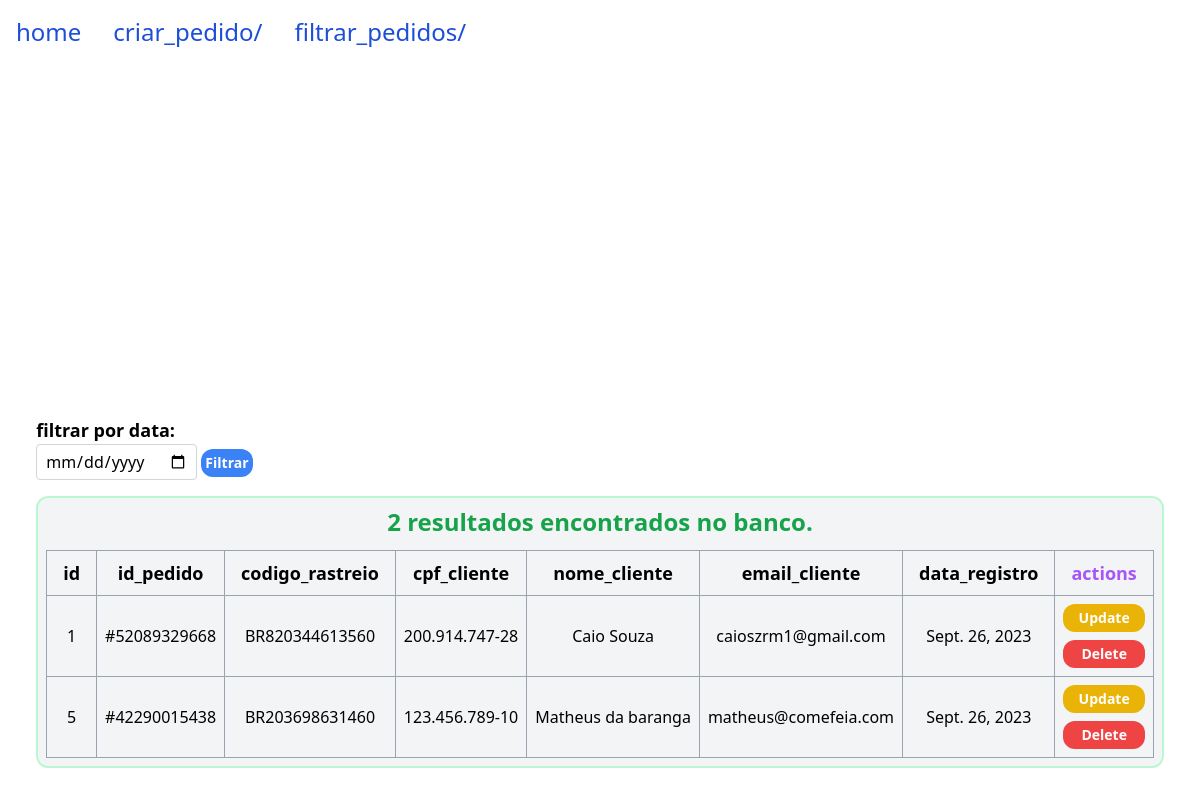
The page /tracking_system/filtrar/ on the database its author committed.
### tracking_system/models.py (models this page shows, shortened)
class Pedidos(models.Model):
    id = models.AutoField(primary_key=True)
    id_pedido = models.CharField(max_length=12)
    codigo_rastreio = models.CharField(max_length=14)
    cpf_cliente = models.CharField(max_length=14)
    nome_cliente = models.CharField(max_length=100)
    email_cliente = models.EmailField(max_length=100)
    data_registro = models.DateField(auto_now_add=True)

### tracking_system/views.py (the view)
# urls.py: path('filtrar/', views.filtrar_pedidos, name='filtrar_pedidos'),
def filtrar_pedidos(request, data_filtrada = None):
    data_filtrada = request.GET.get('data_filtrada')
    if data_filtrada:
        pedidos = Pedidos.objects.filter(data_registro = data_filtrada)
    else:
        pedidos = Pedidos.objects.all()
    contagem = pedidos.count()
    context = {
        'pedidos': pedidos,
        'contagem': contagem
    }
    return render(request, 'front_plataforma/filter_screen.html', context)

### tracking_system/templates/front_plataforma/filter_screen.html
{% extends 'front_plataforma/base.html' %}
{% block conteudo %}
<div>
    <form method="GET" action="{% url 'filtrar_pedidos' %}" class="mb-4">
        <label for="data_filtrada" class="block font-bold text-lg">filtrar por data:</label>
        <input type="date" id="data_filtrada" name="data_filtrada" class="px-2 py-1 border border-gray-300 rounded">
        <button type="submit"
            class="btn btn-primary p-1 rounded-xl bg-blue-500 hover:bg-blue-700 text-white font-semibold text-sm">Filtrar</button>
    </form>
    <div class="bg-gray-100 border-2 border-green-200 rounded-xl p-2">
        <h1 class="font-bold text-2xl text-center mb-3 text-green-600">{{ contagem }} resultados encontrados no banco.</h1>
        {% if pedidos %}
        <table class="border-3 rounded-2xl p-5 rounded-lg table-auto mx-auto text-center">
            <tr>
                <th class="px-4 py-2 text-lg border border-gray-400 rounded-lg">id</th>
                <th class="px-4 py-2 text-lg border border-gray-400 rounded-lg">id_pedido</th>
                <th class="px-4 py-2 text-lg border border-gray-400 rounded-lg">codigo_rastreio</th>
                <th class="px-4 py-2 text-lg border border-gray-400 rounded-lg">cpf_cliente</th>
                <th class="px-4 py-2 text-lg border border-gray-400 rounded-lg">nome_cliente</th>
                <th class="px-4 py-2 text-lg border border-gray-400 rounded-lg">email_cliente</th>
                <th class="px-4 py-2 text-lg border border-gray-400 rounded-lg">data_registro</th>
                <th class="px-4 py-2 text-lg border border-gray-400 rounded-lg text-purple-500">actions</th>
            </tr>
            {% for pedido in pedidos %}
            <tr>
                <td class="border border-gray-400 px-2 py-2">{{pedido.id}}</td>
                <td class="border border-gray-400 px-2 py-2">{{pedido.id_pedido}}</td>
                <td class="border border-gray-400 px-2 py-2">{{pedido.codigo_rastreio}}</td>
                <td class="border border-gray-400 px-2 py-2">{{pedido.cpf_cliente}}</td>
                <td class="border border-gray-400 px-2 py-2">{{pedido.nome_cliente}}</td>
                <td class="border border-gray-400 px-2 py-2">{{pedido.email_cliente}}</td>
                <td class="border border-gray-400 px-2 py-2">{{pedido.data_registro}}</td>
                <td class="border border-gray-400 px-2 py-2">
                    {% if pedido.pk %}
                    <div class="flex flex-col gap-2">
                        <a href="{% url 'atualizar_pedido' pk=pedido.pk %}"
                            class="btn btn-primary p-1 rounded-xl bg-yellow-500 hover:bg-yellow-700 text-white font-semibold text-sm">Update</a>
                        <a href="{% url 'deletar_pedido' pk=pedido.pk %}"
                            class="btn btn-primary p-1 rounded-xl bg-red-500 hover:bg-red-700 text-white font-semibold text-sm">Delete</a>
                    </div>
                    {% endif %}
                </td>
            </tr>
            {% endfor %}
        </table>
        {% endif %}
    </div>
</div>
{% endblock %}

### rows shown on the page
Pedidos: id "1", id_pedido "#52089329668", codigo_rastreio "BR820344613560", cpf_cliente "200.914.747-28", nome_cliente "Caio Souza", email_cliente "caioszrm1@gmail.com", data_registro "Sept. 26, 2023", shows "Update"
Pedidos: id "5", id_pedido "#42290015438", codigo_rastreio "BR203698631460", cpf_cliente "123.456.789-10", nome_cliente "Matheus da baranga", email_cliente "matheus@comefeia.com", data_registro "Sept. 26, 2023", shows "Update"

### other values the page prints
{{ contagem }} "2"
